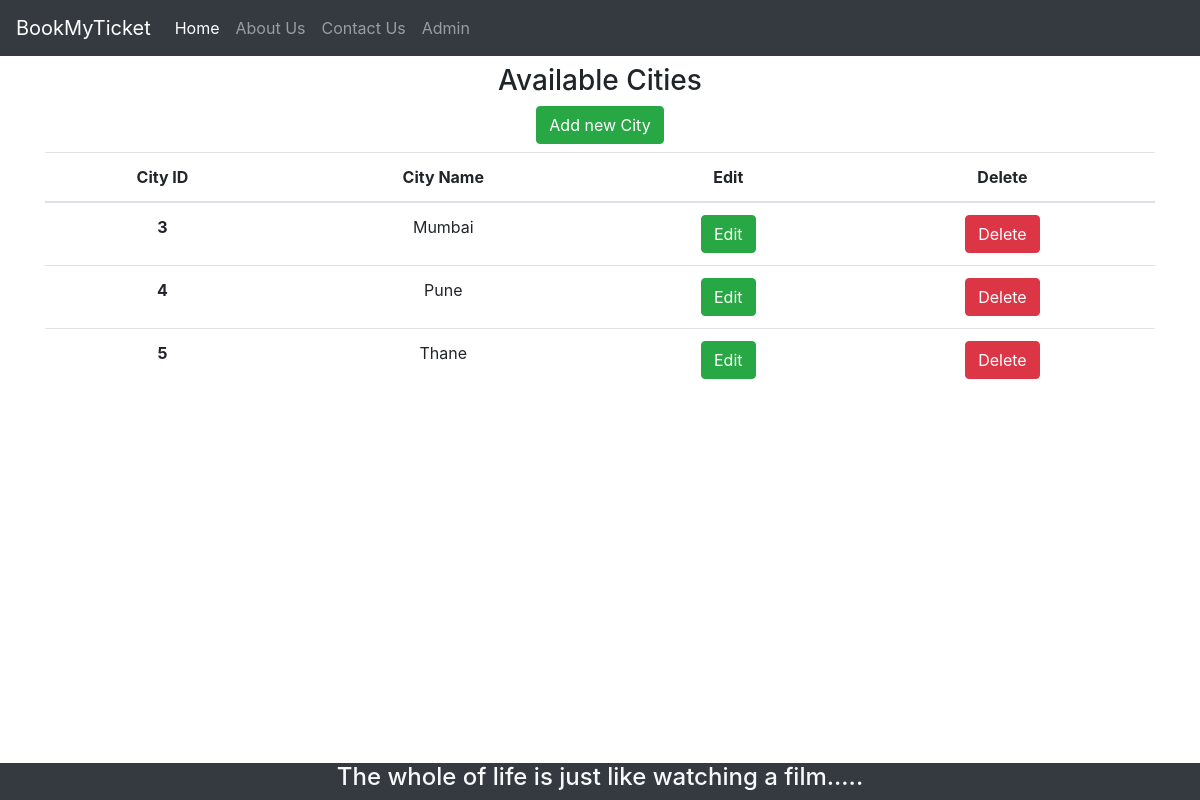
Page /theater_admin/list/city on the earlier database version.
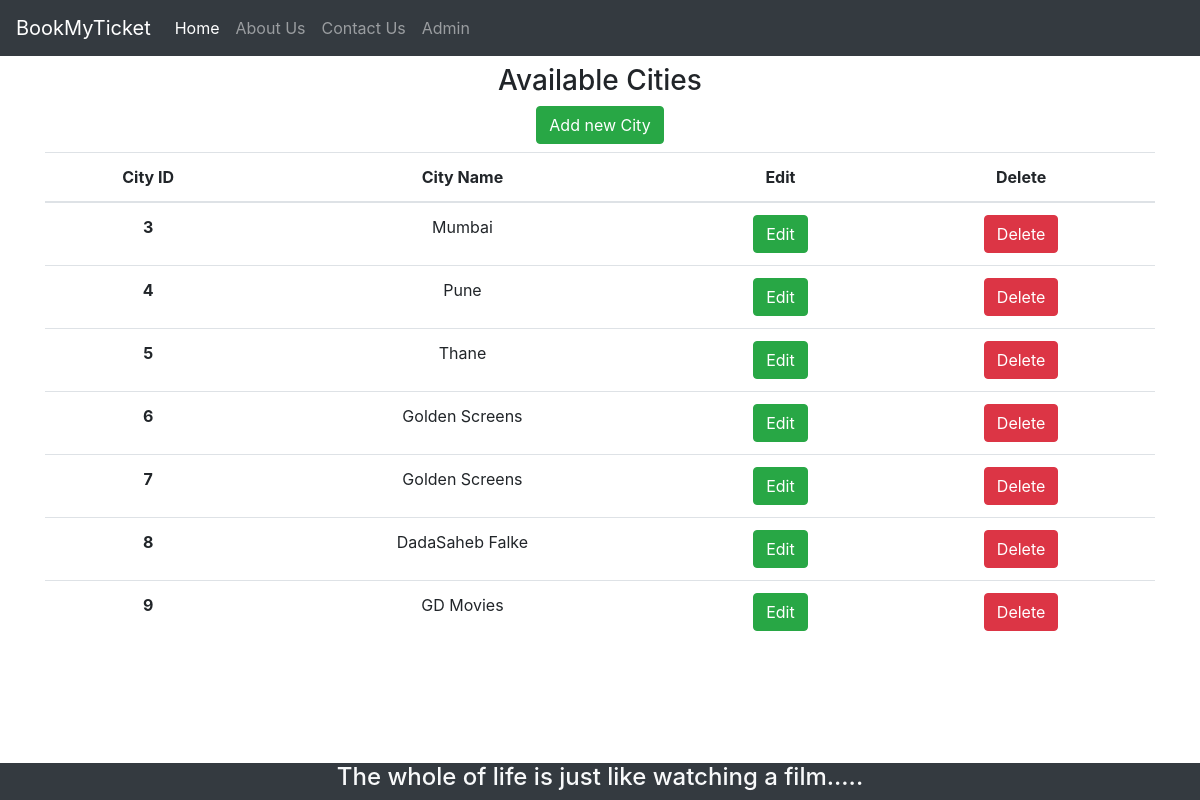
Same page on the later database version.
### bookings/models.py (models this page shows, shortened)
class City(models.Model):
	name = models.CharField(max_length=20, null=True)
	pincode = models.CharField(max_length=10, null=True)
	class Meta:
    	 db_table = 'Cities'

### bookings/views.py (the view)
# urls.py: path('theater_admin/list/city', views.Admin_List_City, name="list_cities"),
def Admin_List_City(request):
    cities = City.objects.all()
    return render(request, 'bookings/webpages/Admin/Admin_List_City.html', {'cities': cities})

### bookings/templates/bookings/webpages/Admin/Admin_List_City.html
{% extends 'bookings/common/HeaderAndFooter.html' %}
{% block content %}
<div class="container text-center">
    <div class="my-2">
        <h3 class="">Available Cities</h3>
        <a href="/theater_admin/create/city" class="btn btn-success">Add new City</a>
    </div>
    <div class="">
        <table class="table">
            <thead>
                <tr>
                    <th scope="col">City ID</th>
                    <th scope="col">City Name</th>
                    <th scope="col">Edit</th>
                    <th scope="col">Delete</th>
                </tr>
            </thead>
            <tbody>
                {% for city in cities %}
                <tr>
                    <th scope="row">{{city.id}}</th>
                    <td>{{city.name}}</td>
                    <td><a href="{% url 'update_city' city.id %}" class="btn btn-success">Edit</a></td>
                    <td><a href="{% url 'delete_city' city.id %} " class="btn btn-danger">Delete</a></td>
                </tr>
                {% endfor %}
            </tbody>
        </table>
    </div>
</div>
{% endblock %}

Differences in the rows shown:
added City: id "6", name "Golden Screens"
added City: id "7", name "Golden Screens"
added City: id "8", name "DadaSaheb Falke"
added City: id "9", name "GD Movies"
